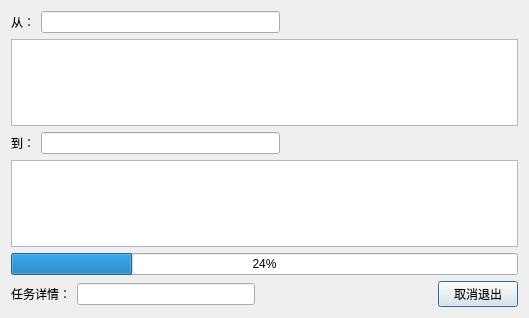
<?xml version="1.0" encoding="UTF-8"?>
<ui version="4.0">
 <class>TransForm</class>
 <widget class="QDialog" name="TransForm">
  <property name="geometry">
   <rect>
    <x>0</x>
    <y>0</y>
    <width>529</width>
    <height>318</height>
   </rect>
  </property>
  <property name="windowTitle">
   <string>Dialog</string>
  </property>
  <layout class="QVBoxLayout" name="verticalLayout">
   <item>
    <layout class="QHBoxLayout" name="horizontalLayout">
     <item>
      <widget class="QLabel" name="label">
       <property name="text">
        <string>从：</string>
       </property>
      </widget>
     </item>
     <item>
      <widget class="QLineEdit" name="edFrom"/>
     </item>
     <item>
      <spacer name="horizontalSpacer">
       <property name="orientation">
        <enum>Qt::Orientation::Horizontal</enum>
       </property>
       <property name="sizeHint" stdset="0">
        <size>
         <width>40</width>
         <height>20</height>
        </size>
       </property>
      </spacer>
     </item>
    </layout>
   </item>
   <item>
    <widget class="QPlainTextEdit" name="pedFrom"/>
   </item>
   <item>
    <layout class="QHBoxLayout" name="horizontalLayout_2">
     <item>
      <widget class="QLabel" name="label_2">
       <property name="text">
        <string>到：</string>
       </property>
      </widget>
     </item>
     <item>
      <widget class="QLineEdit" name="edTo">
       <property name="text">
        <string/>
       </property>
      </widget>
     </item>
     <item>
      <spacer name="horizontalSpacer_2">
       <property name="orientation">
        <enum>Qt::Orientation::Horizontal</enum>
       </property>
       <property name="sizeHint" stdset="0">
        <size>
         <width>40</width>
         <height>20</height>
        </size>
       </property>
      </spacer>
     </item>
    </layout>
   </item>
   <item>
    <widget class="QPlainTextEdit" name="pedTo"/>
   </item>
   <item>
    <widget class="QProgressBar" name="progressBar">
     <property name="value">
      <number>24</number>
     </property>
    </widget>
   </item>
   <item>
    <layout class="QHBoxLayout" name="horizontalLayout_3">
     <item>
      <widget class="QLabel" name="label_3">
       <property name="text">
        <string>任务详情：</string>
       </property>
      </widget>
     </item>
     <item>
      <widget class="QLineEdit" name="edTask"/>
     </item>
     <item>
      <spacer name="horizontalSpacer_3">
       <property name="orientation">
        <enum>Qt::Orientation::Horizontal</enum>
       </property>
       <property name="sizeHint" stdset="0">
        <size>
         <width>40</width>
         <height>20</height>
        </size>
       </property>
      </spacer>
     </item>
     <item>
      <widget class="QPushButton" name="btnCancel">
       <property name="text">
        <string>取消退出</string>
       </property>
      </widget>
     </item>
    </layout>
   </item>
  </layout>
 </widget>
 <resources/>
 <connections/>
</ui>
